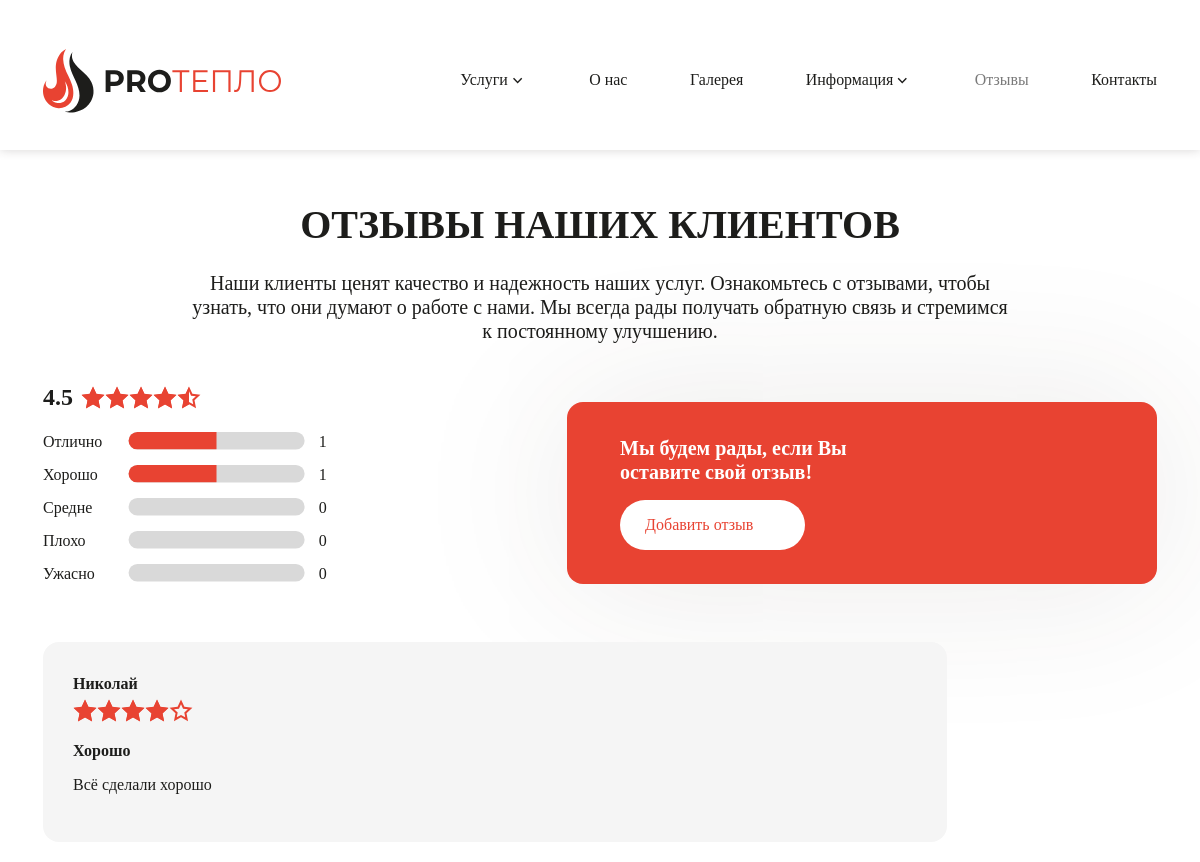
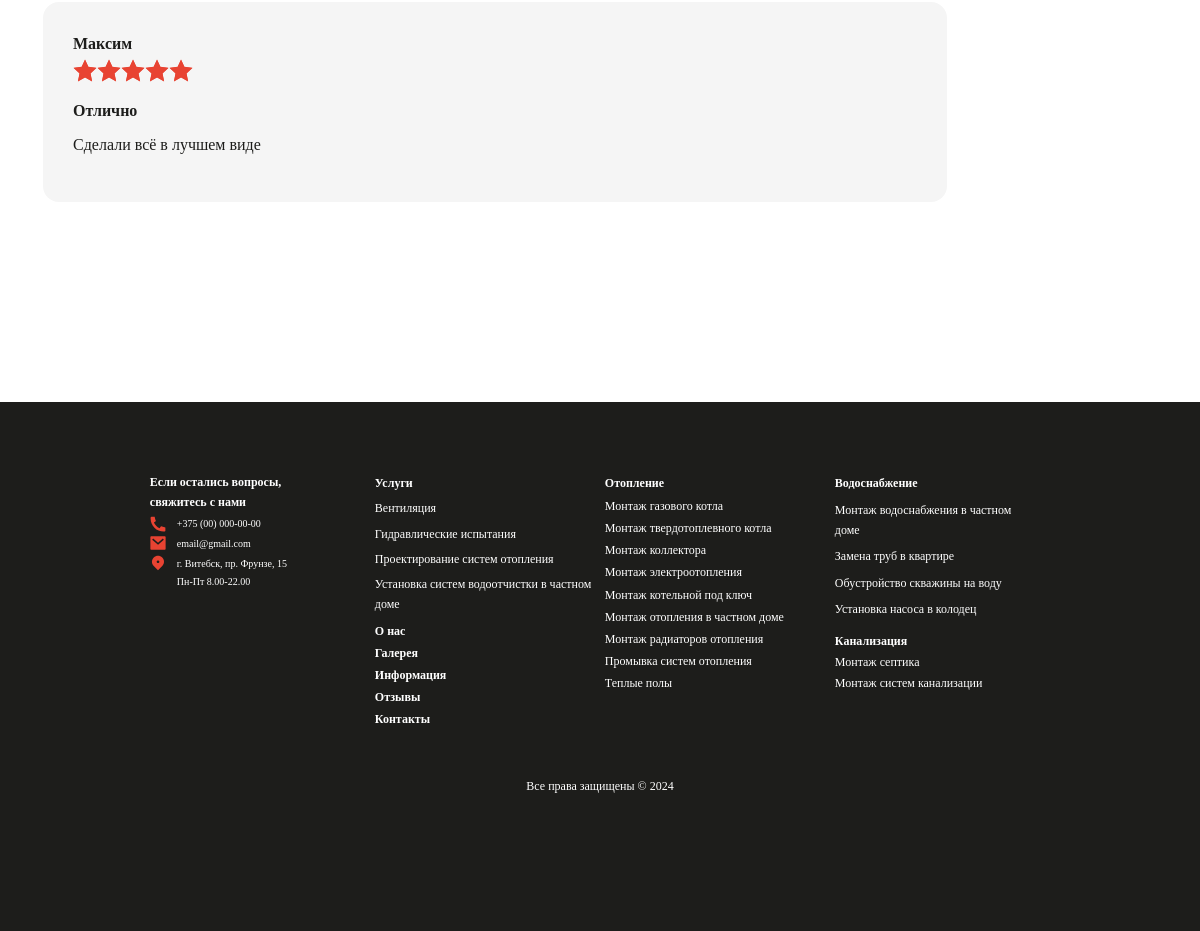
The app's page /reviews with its own data (2 pictures, top to bottom).
### proteplo_app/models.py (models this page shows, shortened)
class Review(models.Model):
    name = models.CharField(max_length=100, blank=True)
    title = models.CharField(max_length=100, blank=True)
    review = models.CharField(max_length=3000, blank=True)
    value = models.IntegerField(blank=True)

### proteplo_app/views.py (the view)
# urls.py: path('reviews', views.reviews),
def reviews(request):
    if request.method == "POST" and not request.COOKIES.get('review_submitted'):
        form = ReviewModelForm(request.POST)
        if form.is_valid():
            form.save()
            response = redirect('/reviews')
            response.set_cookie('review_submitted', 'true', max_age=365*24*60*60)
            return response
    else:
        form = ReviewModelForm()
    reviews = Review.objects.all()
    star_1 = Review.objects.filter(value = 1).count()
    star_2 = Review.objects.filter(value = 2).count()
    star_3 = Review.objects.filter(value = 3).count()
    star_4 = Review.objects.filter(value = 4).count()
    star_5 = Review.objects.filter(value = 5).count()
    star_all = Review.objects.all().count()
    if (star_all != 0):
        star_avr = (star_1 * 1 + star_2 * 2 + star_3 * 3 + star_4 * 4 + star_5 * 5) / star_all
        return render(request, "reviews.html", {'reviews': reviews, 'star_1': star_1, 'star_2': star_2, 'star_3': star_3, 'star_4': star_4, 'star_5': star_5, 'star_all': star_all, 'star_avr': star_avr, 'form': form})
    else:
        return render(request, "reviews.html", {'reviews': reviews, 'star_1': 0, 'star_2': 0, 'star_3': 0, 'star_4': 0, 'star_5': 0, 'star_all': 0, 'star_avr': 0, 'form': form})

### proteplo_app/templates/reviews.html (shortened to what this page needs)
{% extends 'header.html' %}
{% load static %}
{% block link %}
<link rel="stylesheet" type="text/css" href="{% static 'style/reviews.css' %}">
{% endblock %}
{% block content %}
<div class="reviews-block">
    <div class="title">
        <span>Отзывы наших клиентов</span>
    </div>
    <div class="reviews-text">
        <span>Наши клиенты ценят качество и надежность наших услуг.
            Ознакомьтесь с отзывами, чтобы узнать, что они думают о
            работе с нами. Мы всегда рады получать обратную связь и
            стремимся к постоянному улучшению.
        </span>
    </div>
    <div class="reviews">
        <div class="reviews-section">
            <div class="average">
                <span class="reviews-value">{{star_avr | floatformat:1}}</span>
                <div class="progress-bar">
                </div>
            </div>
            <div class="great review-bar" style="margin-top: 20px;">
                <span class="bar-text">Отлично</span>
                <div class="bar">
                    <svg width="177" height="17.6" fill="none" xmlns="http://www.w3.org/2000/svg">
                        <rect x="0.600098" width="176" height="17.6" rx="8.8" fill="#D9D9D9"/>
                        <svg width="0" height="17.6" fill="none" xmlns="http://www.w3.org/2000/svg">
                            <rect x="0.600098" width="176" height="17.6" rx="8.8" fill="#E84332"/>
                            <animate attributeName="width" from="0" to="{% widthratio star_5 star_all 100 %}%" dur="0.7s" calcMode="spline" keySplines="0.42 0 0.58 1" keyTimes="0;1" fill="freeze" />
                        </svg>
                    </svg>
                </div>
                <span class="bar-value">{{star_5}}</span>
            </div>
            <div class="good review-bar">
                <span class="bar-text">Хорошо</span>
                <div class="bar">
                    <svg width="177" height="17.6" fill="none" xmlns="http://www.w3.org/2000/svg">
                        <rect x="0.600098" width="176" height="17.6" rx="8.8" fill="#D9D9D9"/>
                        <svg width="0" height="17.6" fill="none" xmlns="http://www.w3.org/2000/svg">
                            <rect x="0.600098" width="176" height="17.6" rx="8.8" fill="#E84332"/>
                            <animate attributeName="width" from="0" to="{% widthratio star_4 star_all 100 %}%" dur="0.7s" calcMode="spline" keySplines="0.42 0 0.58 1" keyTimes="0;1" fill="freeze" />
                        </svg>
                    </svg>
                </div>
                <span class="bar-value">{{star_4}}</span>
            </div>
            <div class="middle review-bar">
                <span class="bar-text">Средне</span>
                <div class="bar">
                    <svg width="177" height="17.6" fill="none" xmlns="http://www.w3.org/2000/svg">
                        <rect x="0.600098" width="176" height="17.6" rx="8.8" fill="#D9D9D9"/>
                        <svg width="0" height="17.6" fill="none" xmlns="http://www.w3.org/2000/svg">
                            <rect x="0.600098" width="176" height="17.6" rx="8.8" fill="#E84332"/>
                            <animate attributeName="width" from="0" to="{% widthratio star_3 star_all 100 %}%" dur="0.7s" calcMode="spline" keySplines="0.42 0 0.58 1" keyTimes="0;1" fill="freeze" />
                        </svg>
                    </svg>
                </div>
                <span class="bar-value">{{star_3}}</span>
            </div>
            <div class="bad review-bar">
                <span class="bar-text">Плохо</span>
                <div class="bar">
                    <svg width="177" height="17.6" fill="none" xmlns="http://www.w3.org/2000/svg">
                        <rect x="0.600098" width="176" height="17.6" rx="8.8" fill="#D9D9D9"/>
                        <svg width="0" height="17.6" fill="none" xmlns="http://www.w3.org/2000/svg">
                            <rect x="0.600098" width="176" height="17.6" rx="8.8" fill="#E84332"/>
                            <animate attributeName="width" from="0" to="{% widthratio star_2 star_all 100 %}%" dur="0.7s" calcMode="spline" keySplines="0.42 0 0.58 1" keyTimes="0;1" fill="freeze" />
                        </svg>
                    </svg>
                </div>
                <span class="bar-value">{{star_2}}</span>
            </div>
            <div class="terrible review-bar">
                <span class="bar-text">Ужасно</span>
                <div class="bar">
                    <svg width="177" height="17.6" fill="none" xmlns="http://www.w3.org/2000/svg">
                        <rect x="0.600098" width="176" height="17.6" rx="8.8" fill="#D9D9D9"/>
                        <svg width="0" height="17.6" fill="none" xmlns="http://www.w3.org/2000/svg">
                            <rect x="0.600098" width="176" height="17.6" rx="8.8" fill="#E84332"/>
                            <animate attributeName="width" from="0" to="{% widthratio star_1 star_all 100 %}%" dur="0.7s" calcMode="spline" keySplines="0.42 0 0.58 1" keyTimes="0;1" fill="freeze" />
                        </svg>
                    </svg>
                </div>
                <span class="bar-value">{{star_1}}</span>
            </div>
        </div>
        <div class="make-request">
            <div class="podblock-make-request">
                <span>Мы будем рады, если Вы оставите свой отзыв!</span>
            </div>
            <div class="button-1">
                <span class="text">Добавить отзыв</span>
            </div>
        </div>
    </div>
    <div class="reviews-blocks">
        {% for review in reviews reversed %}
        <div class="review-block">
            <div class="name">
                <span>{{ review.name }}</span>
            </div>
            <div class="progress-bar">
            </div>
            <div class="review-title">
                <span>{{review.title}}</span>
            </div>
            <div class="review-text">
                <span>{{review.review}}</span>
            </div>
        </div>
        {% endfor %}
    </div>
</div>
{% endblock %}

### records on screen
Review: name "Николай", title "Хорошо", review "Всё сделали хорошо"
Review: name "Максим", title "Отлично", review "Сделали всё в лучшем виде"

### other values on screen
{{ star_avr | floatformat:1 }} "4.5"
{{ star_5 }} "1"
{{ star_4 }} "1"
{{ star_3 }} "0"
{{ star_2 }} "0"
{{ star_1 }} "0"
